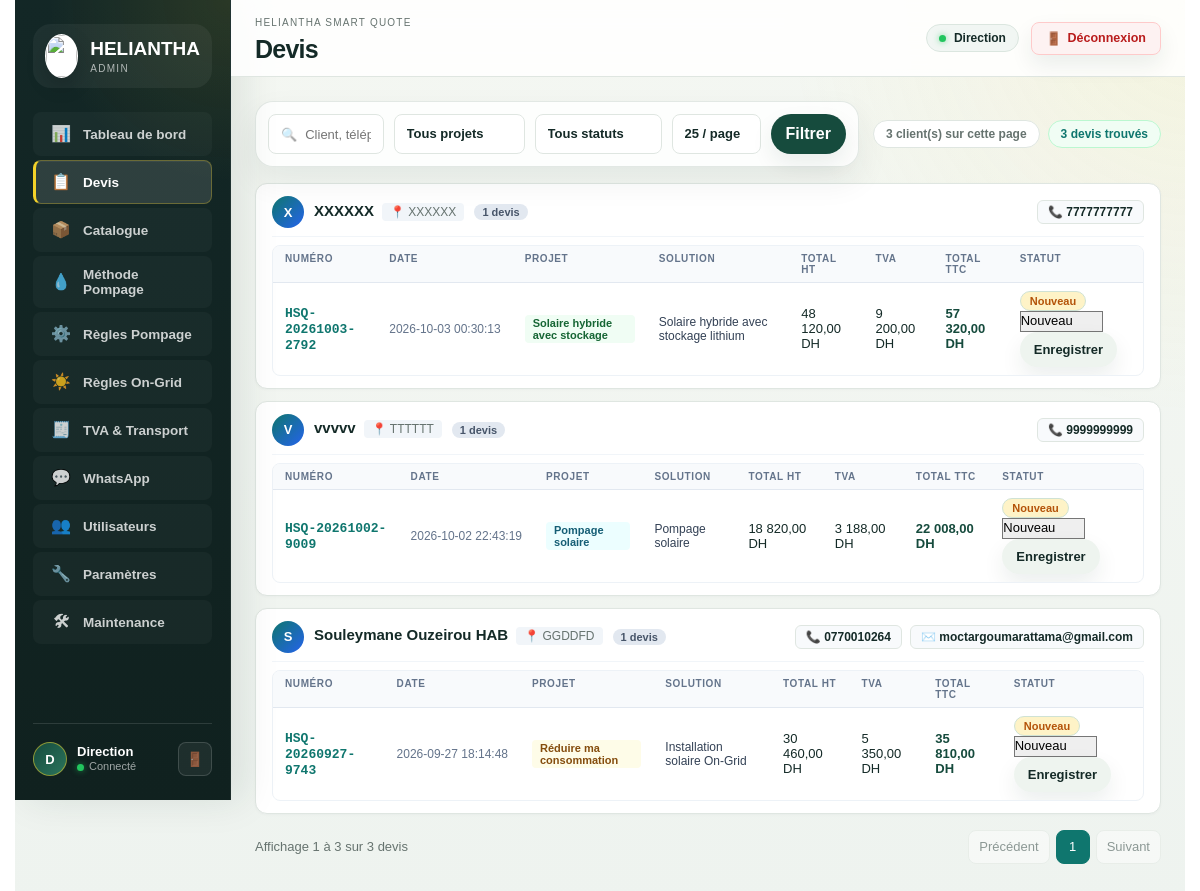
/admin/devis (signed in), run on the app's committed database.
### tables this page shows
CREATE TABLE quote_requests (
    id INTEGER PRIMARY KEY AUTOINCREMENT,
    quote_number TEXT NOT NULL UNIQUE,
    project TEXT NOT NULL,
    customer_name TEXT,
    phone TEXT,
    email TEXT,
    location TEXT,
    request_json TEXT NOT NULL,
    result_json TEXT NOT NULL,
    status TEXT NOT NULL DEFAULT 'Nouveau',
    created_at TEXT NOT NULL DEFAULT CURRENT_TIMESTAMP
, company TEXT, city TEXT, solution_name TEXT, amount_ht REAL, amount_ttc REAL, confidence INTEGER, reliability_json TEXT, calculation_detail_json TEXT, financial_breakdown_json TEXT, selected_equipment_json TEXT, calculator_versions_json TEXT, technical_parameters_json TEXT, quote_snapshot_json TEXT, technical_reference_json TEXT, bom_json TEXT, technical_configuration_json TEXT, compatibility_json TEXT, product_selections_json TEXT, selected_offer_level TEXT, updated_at TEXT);

### app/routes.py (the view)
@bp.get("/admin/quotes")
@bp.get("/admin/devis")
def admin_quotes():
    q = request.args.get("q", "").strip()[:120]
    status = request.args.get("status", "").strip()
    project_type = (request.args.get("type") or request.args.get("project") or "").strip()
    project_type = {"photovoltaic": "ongrid", "hybrid": "hybride"}.get(project_type, project_type)
    pagination = list_quotes_paginated(
        page=request.args.get("page", 1),
        per_page=request.args.get("per_page", 25),
        q=q, status=status, system_type=project_type,
    )
    groups = group_quotes_by_client(pagination["items"])
    current_page = pagination["current_page"]
    total_count = pagination["total_count"]
    return render_template(
        "admin/quotes.html",
        client_groups=groups,
        quote_count=total_count,
        project_labels=PROJECT_LABELS,
        public_projects=PUBLIC_PROJECTS,
        statuses=ADMIN_QUOTE_STATUSES,
        filters={"q": q, "status": status, "type": project_type, "per_page": pagination["per_page"]},
        pagination=pagination,
        start_index=(current_page - 1) * pagination["per_page"] + 1 if total_count else 0,
        end_index=min(current_page * pagination["per_page"], total_count),
        page_numbers=range(max(1, current_page - 2), min(pagination["total_pages"], current_page + 2) + 1),
    )

### app/admin_maintenance.py (called while the page is built, shortened)
@bp.app_context_processor
def navigation_context():
    return {"maintenance_available": True}

@bp.before_app_request
def public_maintenance_gate():
    if (request.method == "OPTIONS" or request.path == "/health"
            or request.path == "/admin" or request.path.startswith("/admin/")
            or request.endpoint in {"static", "main.brand_image", "maintenance_public.status"}):
        return None

### app/admin_quotes.py (called while the page is built)
def display_quote_status(status):
    return "Étude" if status == "Visite programmee" else status

def _quote_display_amounts(quote):
    financial = quote.get("financial_breakdown")
    if not isinstance(financial, dict):
        try:
            financial = json.loads(quote.get("financial_breakdown_json") or "{}")
        except (TypeError, ValueError):
            financial = {}
    if not isinstance(financial, dict):
        financial = {}
    ht = financial.get("total_ht", quote.get("amount_ht") or 0)
    ttc = financial.get("total_ttc", quote.get("amount_ttc") or 0)
    vat = financial.get("vat")
    if vat is None:
        vat = money(ttc) - money(ht)  # Legacy snapshots with no VAT field.
    return {"amount_ht": ht, "amount_vat": vat, "amount_ttc": ttc}

### app/db.py (called while the page is built)
def get_db():
    if "db" not in g:
        database = current_app.config["DATABASE"]
        if database == ":memory:":
            with _SCHEMA_LOCK:
                memory = current_app.extensions.get("heliantha_memory_database")
                if memory is None:
                    uri = f"file:heliantha-{uuid4().hex}?mode=memory&cache=shared"
                    memory = (uri, sqlite3.connect(uri, uri=True))
                    current_app.extensions["heliantha_memory_database"] = memory
            g.db = sqlite3.connect(memory[0], uri=True)
        else:
            g.db = sqlite3.connect(database)
        g.db.row_factory = sqlite3.Row
    return g.db

def _ensure_database_initialized(db):
    app_context = has_app_context()
    if app_context and g.get("heliantha_initialized_connection") is db:
        return
    sentinel = "SELECT 1 FROM sqlite_master WHERE type = 'table' AND name = 'users' LIMIT 1"
    if db.execute(sentinel).fetchone() is None:
        with _SCHEMA_LOCK:
            if db.execute(sentinel).fetchone() is None:
                ensure_schema(db)
    if app_context:
        g.heliantha_initialized_connection = db

### app/routes.py (called while the page is built, shortened)
@bp.before_request
def _limit_assistant_messages():
    if request.endpoint not in {"main.assistant_chat", "main.assistant_chat_stream"}:
        return None

### templates/admin/quotes.html (shortened to what this page needs)
{% extends "admin/base.html" %}
{% block page_title %}Devis{% endblock %}
{% block content %}
<div class="crm-toolbar-wrap">
  <form class="filters quote-filters quote-filter-panel crm-filter-bar" method="get" action="{{ url_for('main.admin_quotes') }}" data-live-quote-filters>
    <div class="crm-search-box">
      <span class="crm-search-icon" aria-hidden="true">🔍</span>
      <input name="q" value="{{ filters.get('q', '') }}" placeholder="Client, téléphone, ville, numéro…" aria-label="Rechercher un client ou un devis">
    </div>
    <select name="type" aria-label="Projet" class="crm-filter-select">
      <option value="">Tous projets</option>
    </select>
    <select name="status" aria-label="Statut" class="crm-filter-select">
      <option value="">Tous statuts</option>
    </select>
    <select name="per_page" aria-label="Devis par page" class="crm-filter-select">
      {% for size in [20, 25, 30, 50, 100] %}<option value="{{ size }}" {% if filters.get('per_page') == size %}selected{% endif %}>{{ size }} / page</option>{% endfor %}
    </select>
    <button type="submit" class="admin-button crm-filter-submit">Filtrer</button>
  </form>
  <div class="crm-live-counters" aria-live="polite">
    <span class="status crm-counter-pill"><span data-live-client-count>{{ client_groups|length }}</span>&nbsp;client(s) sur cette page</span>
    <span class="status crm-counter-pill crm-counter-accent"><span data-live-quote-count>{{ quote_count }}</span>&nbsp;devis trouvés</span>
  </div>
</div>
<div class="crm-quotes-list">
  {% for client in client_groups %}
  <article class="panel quotes-panel crm-client-card" data-client-group>
    <div class="panel-head crm-client-head">
      <div class="crm-client-identity">
        <span class="crm-avatar">{{ (client.customer_name or "C")[:1]|upper }}</span>
        <div class="crm-name-group">
          <h2>{{ client.customer_name or "Client sans nom" }}</h2>
          {% if client.company or client.city %}
          <span class="crm-meta-chip">📍 {{ [client.company, client.city]|select|join(' · ') }}</span>
          {% endif %}
        </div>
        <span class="crm-badge-quote-count">{{ client.quotes|length }} devis</span>
      </div>
      <div class="detail-actions crm-client-actions">
        {% if client.phone %}
        <a class="text-button crm-action-chip" href="tel:{{ client.phone }}" title="Appeler le client">📞 {{ client.phone }}</a>
        {% endif %}
        {% if client.email %}
        <a class="text-button crm-action-chip" href="mailto:{{ client.email }}" title="Envoyer un email">✉️ {{ client.email }}</a>
        {% endif %}
      </div>
    </div>
    <div class="table-wrap quotes-table-wrap crm-table-wrap">
      <table class="crm-table">
        <thead>
          <tr>
            <th>Numéro</th>
            <th>Date</th>
            <th>Projet</th>
            <th>Solution</th>
            <th>Total HT</th>
            <th>TVA</th>
            <th>Total TTC</th>
            <th>Statut</th>
          </tr>
        </thead>
        <tbody>
          {% for q in client.quotes %}
          <tr data-quote-row data-project="{{ q.project or '' }}" data-status="{{ q.status or '' }}"
              data-search="{{ [client.customer_name, client.phone, client.email, client.company, client.city, q.quote_number, q.customer_name, q.phone, q.email, q.company, q.location, q.city, project_labels.get(q.project, q.project), q.solution_name, q.display_status]|select|join(' ') }}"
              class="crm-row">
            <td data-label="Numéro">
              <a href="{{ url_for('main.admin_quote_detail', quote_id=q.id) }}" class="crm-link-num">
                {{ q.quote_number }}
              </a>
            </td>
            <td data-label="Date" class="crm-cell-date">{{ q.created_at }}</td>
            <td data-label="Projet">
              <span class="crm-project-tag crm-proj-{{ q.project or 'default' }}">{{ project_labels.get(q.project, q.project) }}</span>
            </td>
            <td data-label="Solution" class="crm-cell-solution">{{ q.solution_name or "-" }}</td>
            <td data-label="Total HT" class="amount-ht"><span>{{ (q.amount_ht or 0)|format_currency }}</span></td>
            <td data-label="TVA" class="amount-vat"><span>{{ (q.amount_vat or 0)|format_currency }}</span></td>
            <td data-label="Total TTC" class="amount-ttc"><strong>{{ (q.amount_ttc or 0)|format_currency }}</strong></td>
            <td data-label="Statut">
              <span class="status crm-status-badge {% if q.status in ['Accepte', 'Termine'] %}crm-st-success{% elif q.status in ['Etude', 'Devis prepare', 'Devis envoye', 'Installation'] %}crm-st-info{% elif q.status == 'Refuse' %}crm-st-danger{% else %}crm-st-warning{% endif %}">
                {{ q.display_status or "Nouveau" }}
              </span>
              <form method="post" action="{{ url_for('main.admin_quote_status', quote_id=q.id) }}" class="crm-inline-status-form" data-quote-id="{{ q.id }}">
                <select name="status" aria-label="Changer le statut du devis {{ q.quote_number }}">
                  {% for status in statuses %}
                  <option value="{{ status }}" {% if q.status == status %}selected{% endif %}>{{ status }}</option>
                  {% endfor %}
                </select>
                <button type="submit" class="ghost-button">Enregistrer</button>
              </form>
            </td>
          </tr>
          {% endfor %}
        </tbody>
      </table>
    </div>
  </article>
  {% endfor %}
</div>
{% if quote_count %}
<nav class="crm-pagination" aria-label="Pagination des devis">
  <span class="crm-pagination-summary">Affichage {{ start_index }} à {{ end_index }} sur {{ quote_count }} devis</span>
  <div class="crm-pagination-links">
    {% if pagination.has_prev %}
      <a href="{{ url_for('main.admin_quotes', page=pagination.current_page - 1, per_page=pagination.per_page, q=filters.get('q'), status=filters.get('status'), type=filters.get('type')) }}">Précédent</a>
    {% else %}<span class="is-disabled" aria-disabled="true">Précédent</span>{% endif %}
    {% for page_number in page_numbers %}
      <a href="{{ url_for('main.admin_quotes', page=page_number, per_page=pagination.per_page, q=filters.get('q'), status=filters.get('status'), type=filters.get('type')) }}" {% if page_number == pagination.current_page %}aria-current="page" class="is-current"{% endif %}>{{ page_number }}</a>
    {% endfor %}
    {% if pagination.has_next %}
      <a href="{{ url_for('main.admin_quotes', page=pagination.current_page + 1, per_page=pagination.per_page, q=filters.get('q'), status=filters.get('status'), type=filters.get('type')) }}">Suivant</a>
    {% else %}<span class="is-disabled" aria-disabled="true">Suivant</span>{% endif %}
  </div>
</nav>
{% endif %}
{% endblock %}

### static/css/admin_responsive.css (style rules this page uses)
@media screen { .admin-app { grid-template-columns: clamp(210px, 18vw, 270px) minmax(0, 1fr); min-width: 0; min-height: 100dvh; } }
@media screen { .admin-content :where(div, section, article, form, header, footer, label) { min-width: 0; } }
@media screen { .panel-head, .row-actions, .dialog-actions, .qc-modal-footer, .admin-modal-actions, .pr-dialog-actions, .wa-cockpit-bar, .wa-cockpit-left, .wa-cockpit-actions, .users-cockpit-bar, .users-cockpit-left, .users-cockpit-chips, .settings-cockpit-bar, .settings-cockpit-actions, .pr-bar, .pr-bar-title, .pr-bar-chips { flex-wrap: wrap; } }
@media screen { .table-wrap, .cat-table-wrap, .pr-table-wrap, .wa-table-wrap, .users-table-wrap, .qc-overview-table-wrap, .qc-tva-table-wrap { min-width: 0; max-width: 100%; overflow: auto; overscroll-behavior: auto; } }

### data on the page
quote_requests: customer_name "X", customer_name "XXXXXX", company+location "XXXXXX", quotes|length "1", phone "7777777777", quote_number "HSQ-20261003-2792", created_at "2026-10-03 00:30:13", get "Solaire hybride avec stockage", solution_name "Solaire hybride avec stockage lithium", amount_ht "48 120,00 DH", amount_vat "9 200,00 DH", amount_ttc "57 320,00 DH", status "Nouveau"
quote_requests: customer_name "V", customer_name "vvvvv", company+location "TTTTTT", quotes|length "1", phone "9999999999", quote_number "HSQ-20261002-9009", created_at "2026-10-02 22:43:19", get "Pompage solaire", solution_name "Pompage solaire", amount_ht "18 820,00 DH", amount_vat "3 188,00 DH", amount_ttc "22 008,00 DH", status "Nouveau"
quote_requests: customer_name "S", customer_name "Souleymane Ouzeirou HAB", company+location "GGDDFD", quotes|length "1", phone "0770010264", email "moctargoumarattama@gmail.com", quote_number "HSQ-20260927-9743", created_at "2026-09-27 18:14:48", get "Réduire ma consommation", solution_name "Installation solaire On-Grid", amount_ht "30 460,00 DH", amount_vat "5 350,00 DH", amount_ttc "35 810,00 DH", status "Nouveau"

### other printed values
{{ clean_user[0] if clean_user else 'A' }} "D"
{{ clean_user }} "Direction"
{{ client_groups|length }} "3"
{{ quote_count }} "3"
{{ start_index }} "1"
{{ end_index }} "3"
{{ page_number }} "1"
form field per_page "25 / page"
